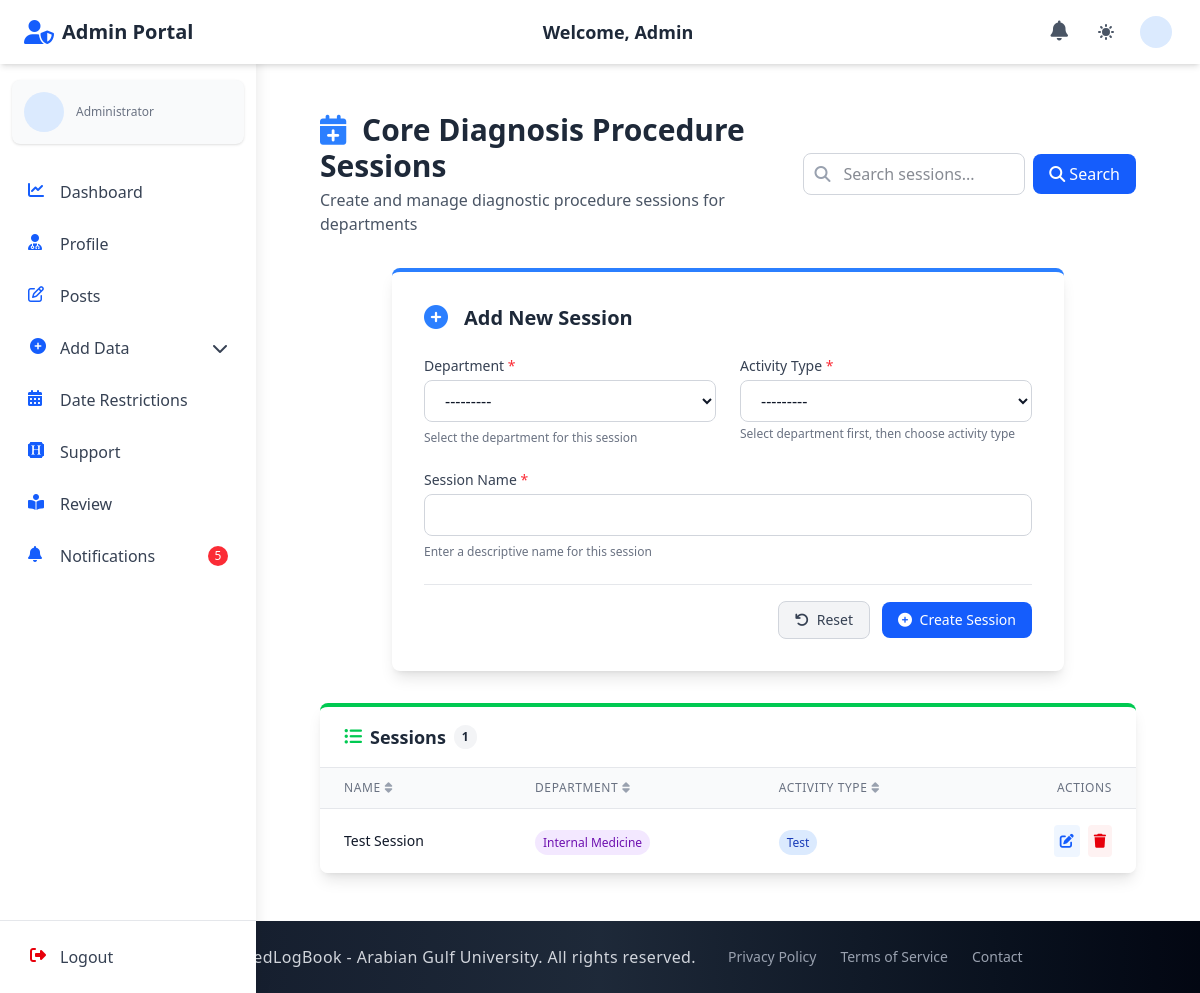
/admin_section/sessions/ (signed in), run on the app's committed database.
### admin_section/models.py (models this page shows, shortened)
class CoreDiaProSession(models.Model):
    name = models.CharField(max_length=200)
    activity_type = models.ForeignKey(ActivityType, on_delete=models.CASCADE, related_name="core_dia_pro_sessions")
    department = models.ForeignKey(Department, on_delete=models.CASCADE, related_name="core_dia_pro_sessions")
    class Meta:
        verbose_name = "Core Diagnosis Procedure Session"
        verbose_name_plural = "Core Diagnosis Procedure Sessions"

class Department(models.Model):
    name = models.CharField(max_length=50)
    log_year = models.ForeignKey(LogYear, on_delete=models.CASCADE, related_name="department_log_year")
    log_year_section = models.ForeignKey(
        LogYearSection,
        on_delete=models.SET_NULL,
        null=True,
        blank=True,
        related_name="department_log_year_section",
        db_index=True,
    )
    def __str__(self):
        return f"{self.name}"

class ActivityType(models.Model):
    name = models.CharField(max_length=100)
    department = models.ForeignKey(Department, on_delete=models.CASCADE, related_name="activity_types")
    def __str__(self):
        return self.name
    class Meta:
        unique_together = ["name", "department"]

### admin_section/views_file/CoreDiaProSession_views.py (the view)
# urls.py: path("sessions/", core_dia_pro_session_list, name="core_dia_pro_session_list"),
@login_required
def core_dia_pro_session_list(request):
    try:
        logger.debug("Fetching sessions...")
        sessions = CoreDiaProSession.objects.all().order_by("name")
        logger.debug(f"Found {sessions.count()} sessions")
        search_query = request.GET.get('q', '').strip()
        if search_query:
            sessions = sessions.filter(
                Q(name__icontains=search_query) |
                Q(activity_type__name__icontains=search_query) |
                Q(department__name__icontains=search_query)
            )
        paginator = Paginator(sessions, 10)
        page_number = request.GET.get("page")
        page_obj = paginator.get_page(page_number)
        context = {
            "core_sessions": page_obj,
            "form": CoreDiaProSessionForm(),
            "editing": False,
            "search_query": search_query,
        }
        logger.debug("Rendering template with context: %s", context)
        return render(request, "admin_section/core_dia_pro_session_list.html", context)
    except Exception as e:
        logger.error(f"Error in core_dia_pro_session_list: {e}")
        messages.error(request, f"An error occurred: {str(e)}")
        return redirect("admin_section:admin_dash")

### admin_section/views_file/adding_forms.py (shortened to what this page needs)
class CoreDiaProSessionForm(forms.ModelForm):
    class Meta:
        model = CoreDiaProSession
        fields = ['name', 'department', 'activity_type']
        widgets = {
            'department': forms.Select(attrs={
                'class': 'form-select',
                'id': 'department-select'
            }),
            'activity_type': forms.Select(attrs={
                'class': 'form-select',
                'id': 'activity-type-select'
            })
        }
    def __init__(self, *args, **kwargs):
        super().__init__(*args, **kwargs)
        if self.instance.pk:
            self.fields['activity_type'].queryset = ActivityType.objects.filter(
                department=self.instance.department
            )
            self.fields['activity_type'].widget.attrs.pop('disabled', None)
        else:
            self.fields['activity_type'].widget.attrs['disabled'] = 'disabled'

### admin_section/context_processors.py (called while the page is built)
def admin_notification_count(request):
    if request.user.is_authenticated and request.user.role == 'admin':
        try:
            admin_unread_notifications_count = AdminNotification.objects.filter(recipient=request.user, is_read=False).count()
            return {'admin_unread_notifications_count': admin_unread_notifications_count}
        except:
            pass
    return {'admin_unread_notifications_count': 0}

### doctor_section/context_processors.py (called while the page is built, shortened)
def notification_count(request):
    return {'unread_notifications_count': 0}

### staff_section/context_processors.py (called while the page is built, shortened)
def staff_notification_count(request):
    return {'staff_unread_notifications_count': 0}

### student_section/context_processors.py (called while the page is built, shortened)
def student_notification_count(request):
    return {'student_unread_notifications_count': 0}

### admin_section/templates/admin_section/core_dia_pro_session_list.html (shortened to what this page needs)
{% extends 'base.html' %}
{% load widget_tweaks %}
{% block navbar %}
  {% include 'components/admin_auth_navbar.html' %}
{% endblock %}
{% block content %}
  <div class="container mx-auto px-4 sm:px-6 lg:px-8 py-8 sm:py-10 lg:py-12">
    <div class="flex flex-col md:flex-row justify-between items-start md:items-center mb-8 gap-4">
      <div>
        <h1 class="text-2xl sm:text-3xl font-bold text-gray-800 dark:text-gray-100">
          <i class="fas fa-calendar-plus text-blue-500 mr-2"></i> Core Diagnosis Procedure Sessions
        </h1>
        <p class="text-gray-600 dark:text-gray-400 mt-1">Create and manage diagnostic procedure sessions for departments</p>
      </div>
      <div class="w-full md:w-auto">
        <form method="get" action="{% url 'admin_section:core_dia_pro_session_list' %}" class="relative flex items-center">
          <div class="relative flex-grow">
            <div class="absolute inset-y-0 left-0 pl-3 flex items-center pointer-events-none">
            </div>
            <input
              type="text"
              id="search-input"
              name="q"
              value="{{ search_query }}"
              class="w-full pl-10 pr-4 py-2 rounded-lg border border-gray-300 dark:border-gray-600 bg-white dark:bg-gray-700 text-gray-900 dark:text-gray-100 focus:ring-2 focus:ring-blue-500 focus:border-blue-500 focus:outline-none"
              placeholder="Search sessions..."
            />
          </div>
          <button
            type="submit"
            class="ml-2 px-4 py-2 bg-blue-600 text-white rounded-lg hover:bg-blue-700 dark:bg-blue-500 dark:hover:bg-blue-600 transition-colors duration-200 flex items-center"
          >
            <i class="fas fa-search mr-1"></i> Search
          </button>
        </form>
      </div>
    </div>
    <div class="max-w-2xl mx-auto bg-white dark:bg-gray-800 shadow-lg rounded-lg overflow-hidden mb-8 border-t-4 {% if editing %}border-yellow-500{% else %}border-blue-500{% endif %}">
      <div class="p-6 sm:p-8">
        <div class="flex items-center mb-6">
          <div class="flex-shrink-0 mr-4 {% if editing %}text-yellow-500{% else %}text-blue-500{% endif %}">
            <i class="fas {% if editing %}fa-edit text-2xl{% else %}fa-plus-circle text-2xl{% endif %}"></i>
          </div>
          <h2 class="text-xl font-semibold text-gray-800 dark:text-gray-100">
            {{ editing|yesno:'Edit Existing,Add New' }} Session
          </h2>
        </div>
        <form method="post"
          action="{% if editing %}
            {% url 'admin_section:core_dia_pro_session_update' editing_session.pk %}
          {% else %}
            {% url 'admin_section:core_dia_pro_session_create' %}
          {% endif %}"
          class="space-y-6" id="sessionForm">
          <div class="grid grid-cols-1 md:grid-cols-2 gap-6">
            <div class="space-y-1">
              <label for="id_department" class="block text-sm font-medium text-gray-700 dark:text-gray-300">
                Department <span class="text-red-500">*</span>
              </label>
              {{ form.department|add_class:'w-full px-4 py-2 rounded-lg border border-gray-300 dark:border-gray-600 bg-white dark:bg-gray-700 text-gray-900 dark:text-gray-100 focus:ring-2 focus:ring-blue-500 focus:border-blue-500'|attr:'id:id_department' }}
              {% if form.department.errors %}
                <p class="mt-1 text-sm text-red-600 dark:text-red-400">{{ form.department.errors|join:', ' }}</p>
              {% else %}
                <p class="mt-1 text-xs text-gray-500 dark:text-gray-400">Select the department for this session</p>
              {% endif %}
            </div>
            <div class="space-y-1">
              <label for="id_activity_type" class="block text-sm font-medium text-gray-700 dark:text-gray-300">
                Activity Type <span class="text-red-500">*</span>
              </label>
              <div class="relative">
                {{ form.activity_type|add_class:'w-full px-4 py-2 rounded-lg border border-gray-300 dark:border-gray-600 bg-white dark:bg-gray-700 text-gray-900 dark:text-gray-100 focus:ring-2 focus:ring-blue-500 focus:border-blue-500'|attr:'id:id_activity_type' }}
              </div>
              {% if form.activity_type.errors %}
                <p class="mt-1 text-sm text-red-600 dark:text-red-400">{{ form.activity_type.errors|join:', ' }}</p>
              {% else %}
                <p class="mt-1 text-xs text-gray-500 dark:text-gray-400">Select department first, then choose activity type</p>
              {% endif %}
            </div>
          </div>
          <div class="space-y-1">
            <label for="id_name" class="block text-sm font-medium text-gray-700 dark:text-gray-300">
              Session Name <span class="text-red-500">*</span>
            </label>
            {{ form.name|add_class:'w-full px-4 py-2 rounded-lg border border-gray-300 dark:border-gray-600 bg-white dark:bg-gray-700 text-gray-900 dark:text-gray-100 focus:ring-2 focus:ring-blue-500 focus:border-blue-500'|attr:'id:id_name' }}
            {% if form.name.errors %}
              <p class="mt-1 text-sm text-red-600 dark:text-red-400">{{ form.name.errors|join:', ' }}</p>
            {% else %}
              <p class="mt-1 text-xs text-gray-500 dark:text-gray-400">Enter a descriptive name for this session</p>
            {% endif %}
          </div>
          <div class="flex items-center justify-end space-x-3 pt-4 border-t border-gray-200 dark:border-gray-700">
            {% if editing %}
              <a href="{% url 'admin_section:core_dia_pro_session_list' %}" class="px-4 py-2 text-sm font-medium text-gray-700 dark:text-gray-300 bg-gray-100 dark:bg-gray-800 rounded-lg border border-gray-300 dark:border-gray-600 hover:bg-gray-200 dark:hover:bg-gray-700 focus:outline-none focus:ring-2 focus:ring-gray-500 transition-colors duration-200">
                <i class="fas fa-times mr-1"></i> Cancel
              </a>
              <button type="submit" class="px-4 py-2 text-sm font-medium text-white bg-yellow-500 rounded-lg hover:bg-yellow-600 focus:outline-none focus:ring-2 focus:ring-yellow-500 focus:ring-offset-2 transition-colors duration-200">
                <i class="fas fa-save mr-1"></i> Update Session
              </button>
            {% else %}
              <button type="reset" class="px-4 py-2 text-sm font-medium text-gray-700 dark:text-gray-300 bg-gray-100 dark:bg-gray-800 rounded-lg border border-gray-300 dark:border-gray-600 hover:bg-gray-200 dark:hover:bg-gray-700 focus:outline-none focus:ring-2 focus:ring-gray-500 transition-colors duration-200">
                <i class="fas fa-undo mr-1"></i> Reset
              </button>
              <button type="submit" class="px-4 py-2 text-sm font-medium text-white bg-blue-600 rounded-lg hover:bg-blue-700 focus:outline-none focus:ring-2 focus:ring-blue-500 focus:ring-offset-2 transition-colors duration-200">
                <i class="fas fa-plus-circle mr-1"></i> Create Session
              </button>
            {% endif %}
          </div>
        </form>
      </div>
    </div>
    <div class="bg-white dark:bg-gray-800 shadow-lg rounded-lg overflow-hidden border-t-4 border-green-500">
      <div class="px-6 py-4 border-b border-gray-200 dark:border-gray-700 flex flex-col sm:flex-row justify-between items-start sm:items-center gap-4">
        <h3 class="text-lg font-semibold text-gray-800 dark:text-gray-100 flex items-center">
          <i class="fas fa-list-ul text-green-500 mr-2"></i> Sessions
          <span class="ml-2 px-2 py-1 text-xs rounded-full bg-gray-100 text-gray-800 dark:bg-gray-700 dark:text-gray-200">{{ core_sessions.paginator.count }}</span>
        </h3>
      </div>
      <div class="overflow-x-auto">
        <table id="sessions-table" class="min-w-full divide-y divide-gray-200 dark:divide-gray-700">
          <thead class="bg-gray-50 dark:bg-gray-700">
            <tr>
              <th class="px-6 py-3 text-left text-xs font-medium text-gray-500 dark:text-gray-300 uppercase tracking-wider">
                <div class="flex items-center">
                  <span>Name</span>
                  <i class="fas fa-sort ml-1 text-gray-400"></i>
                </div>
              </th>
              <th class="px-6 py-3 text-left text-xs font-medium text-gray-500 dark:text-gray-300 uppercase tracking-wider">
                <div class="flex items-center">
                  <span>Department</span>
                  <i class="fas fa-sort ml-1 text-gray-400"></i>
                </div>
              </th>
              <th class="px-6 py-3 text-left text-xs font-medium text-gray-500 dark:text-gray-300 uppercase tracking-wider">
                <div class="flex items-center">
                  <span>Activity Type</span>
                  <i class="fas fa-sort ml-1 text-gray-400"></i>
                </div>
              </th>
              <th class="px-6 py-3 text-right text-xs font-medium text-gray-500 dark:text-gray-300 uppercase tracking-wider">Actions</th>
            </tr>
          </thead>
          <tbody class="bg-white dark:bg-gray-800 divide-y divide-gray-200 dark:divide-gray-700">
            {% for session in core_sessions %}
              <tr class="hover:bg-gray-50 dark:hover:bg-gray-700 transition-colors duration-150">
                <td class="px-6 py-4 whitespace-nowrap">
                  <div class="text-sm font-medium text-gray-900 dark:text-gray-100">{{ session.name }}</div>
                </td>
                <td class="px-6 py-4 whitespace-nowrap">
                  <span class="px-2 py-1 text-xs rounded-full bg-purple-100 text-purple-800 dark:bg-purple-900 dark:text-purple-200">
                    {{ session.department.name }}
                  </span>
                </td>
                <td class="px-6 py-4 whitespace-nowrap">
                  <span class="px-2 py-1 text-xs rounded-full bg-blue-100 text-blue-800 dark:bg-blue-900 dark:text-blue-200">
                    {{ session.activity_type.name }}
                  </span>
                </td>
                <td class="px-6 py-4 whitespace-nowrap text-right text-sm font-medium">
                  <div class="flex justify-end space-x-2">
                    <a href="{% url 'admin_section:core_dia_pro_session_update' session.pk %}"
                       class="p-1.5 bg-blue-50 text-blue-600 rounded hover:bg-blue-100 dark:bg-blue-900/30 dark:text-blue-400 dark:hover:bg-blue-900/50 transition-colors duration-200"
                       title="Edit Session">
                      <i class="fas fa-edit"></i>
                    </a>
                    <form method="post" action="{% url 'admin_section:core_dia_pro_session_delete' session.pk %}" class="inline" onsubmit="return confirm('Are you sure you want to delete this session?');">
                      <button type="submit"
                              class="p-1.5 bg-red-50 text-red-600 rounded hover:bg-red-100 dark:bg-red-900/30 dark:text-red-400 dark:hover:bg-red-900/50 transition-colors duration-200"
                              title="Delete Session">
                        <i class="fas fa-trash"></i>
                      </button>
                    </form>
                  </div>
                </td>
              </tr>
            {% endfor %}
          </tbody>
        </table>
      </div>
    </div>
  </div>
{% endblock %}

### data on the page
CoreDiaProSession: name "Test Session", department.name "Internal Medicine", activity_type.name "Test"

### other printed values
{{ admin_unread_notifications_count }} "5"
{{ editing|yesno:'Edit Existing,Add New' }} "Add New"
{{ core_sessions.paginator.count }} "1"
